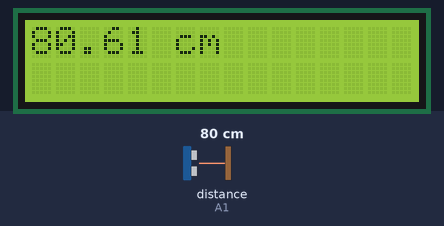
This sketch was run on a simulated Arduino Uno, built with avr-gcc and run on an emulated ATmega328P. On the bench: 16×2 character LCD. Wiring (inferred from the names in the program): ultrasonic range finder: trigger A0; echo A1. Inputs (shaded band) come from the test bench; at power-on: distance to the obstacle (sensor on A1) 80 cm. The echo pulse lasts 58.3 µs per cm; what the sketch prints to the serial monitor is not drawn.

Above: at 3.2 s.
3.3 s: distance to the obstacle (sensor on A1) set to 2 cm
At 3.9 s:
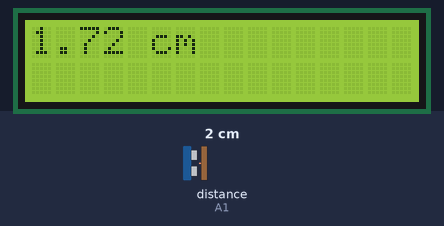
5.1 s: distance to the obstacle (sensor on A1) set to 4 cm
At 6.3 s:
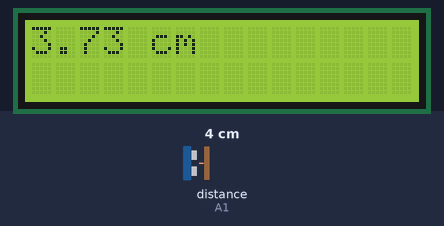
6.6 s: distance to the obstacle (sensor on A1) set to 9 cm
At 7.6 s:
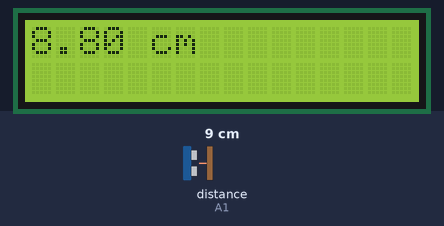
11.3 s: distance to the obstacle (sensor on A1) set to 60 cm
At 12.7 s:
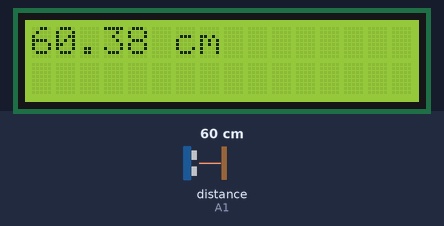
Timing chart, 0 to 14.3 s (numbered marks = the images above; inputs shaded):
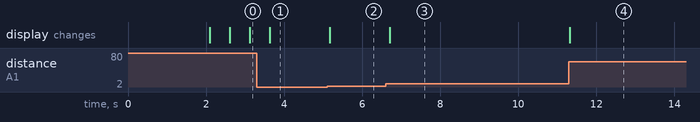

The sketch:

Distancia.ino
```cpp
#include <Wire.h>
#include <LiquidCrystal_I2C.h>

LiquidCrystal_I2C lcd(0x27, 16, 2);
int trigPin = A0;
int echoPin = A1;
float distance;
float duration;
float velocidadDelSonido = 0.0347;
int temperaturaPin= A2;
void setup() {
   Wire.begin();
  Serial.begin(9600);
  lcd.init();
  lcd.backlight();
  pinMode(trigPin, OUTPUT);
  pinMode(echoPin, INPUT);
  lcd.setCursor(0, 0);
  lcd.print("Encendido");
  delay(2000);
}

void ultrasonic() {
  digitalWrite(trigPin, LOW);
  delayMicroseconds(2);
  digitalWrite(trigPin, HIGH);
  delayMicroseconds(10);
  digitalWrite(trigPin, LOW);
  duration = pulseIn(echoPin, HIGH);
  distance = duration * velocidadDelSonido / 2;
}


void loop() {

  ultrasonic();
  lcd.clear();
  lcd.setCursor(0, 0);

  lcd.print(distance);
  lcd.print(" cm");
  Serial.println(distance);
  delay(500);
}
```

Measured:
- after the input at 3.3 s, the display: changes after 0.34 s (image 1)
- after the input at 5.1 s, the display: changes after 0.07 s (image 2)
- after the input at 6.6 s, the display: changes after 0.11 s (image 3)
- after the input at 11.3 s, the display: changes at once (image 4)
